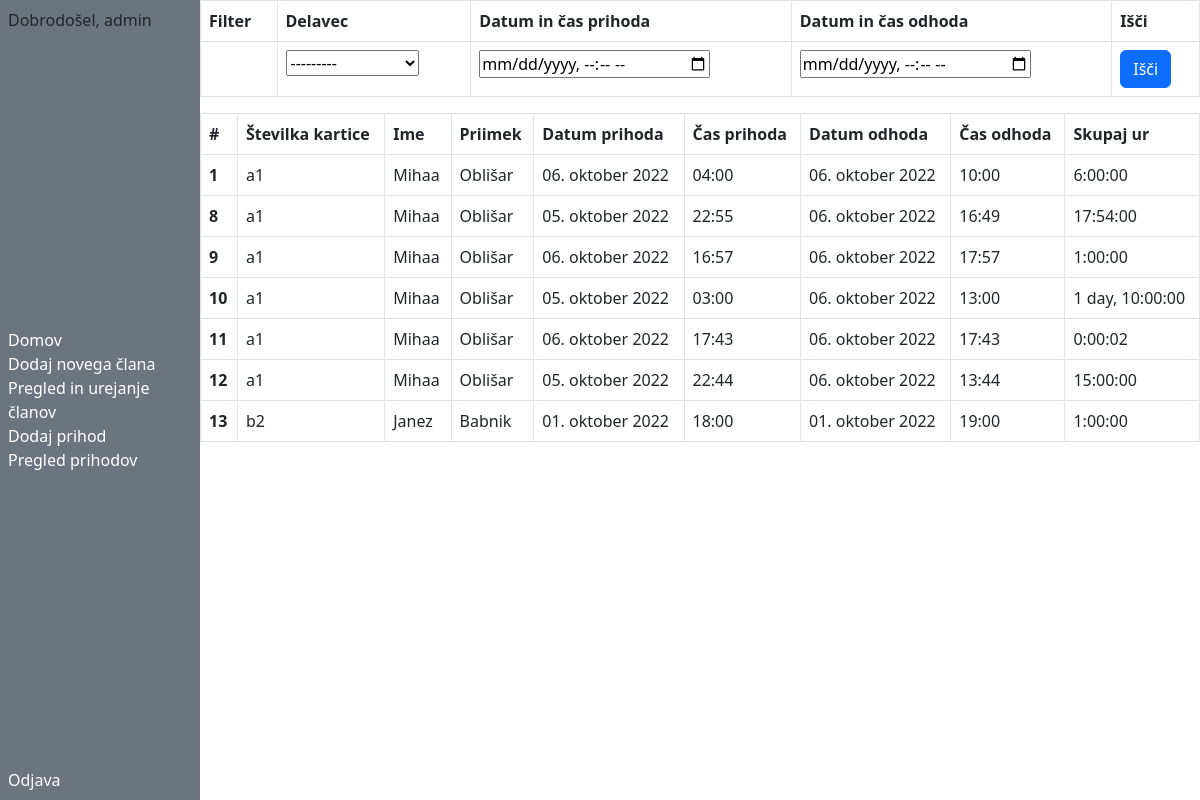
The page /evidence (signed in) on the database as committed earlier.
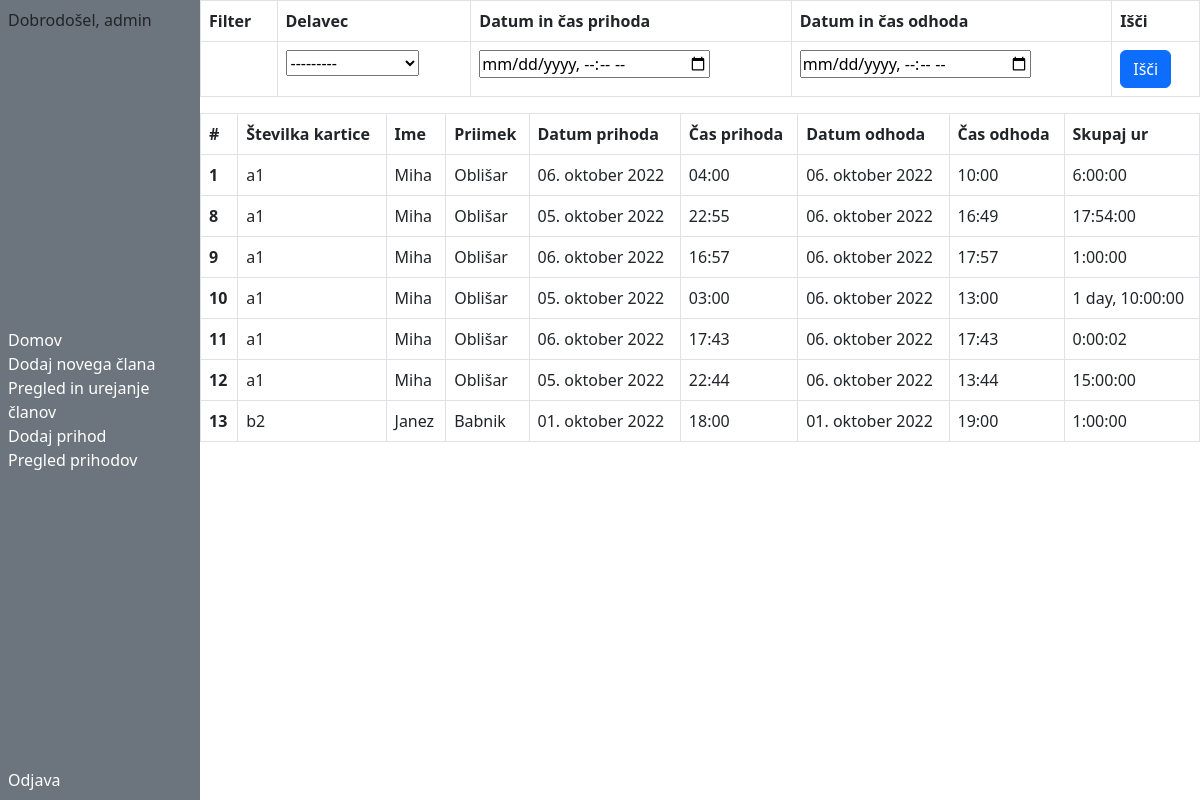
The same page on the database as committed later.
### workevidence/models.py (models this page shows, shortened)
class WorkEvidence(models.Model):
    worker = models.ForeignKey(Worker,on_delete=models.CASCADE)
    created_date = models.DateTimeField(default=timezone.now)
    start_date = models.DateTimeField(blank=True, null=True)
    end_date = models.DateTimeField(blank=True, null=True)
    @property
    def all_time(self):
        return self.end_date - self.start_date

class Worker(models.Model):
    first_name = models.CharField(max_length=20)
    last_name = models.CharField(max_length=20)
    date_of_birth = models.DateField(blank=True, null=True)
    card_id = models.CharField(max_length=20,blank=True,null=True,unique=True)
    created_date = models.DateTimeField(default=timezone.now)
    def __str__(self):
        return f'{self.first_name} {self.last_name}'

### workevidence/views.py (the view)
# urls.py: path('evidence', views.evidence, name='evidence'),
def evidence(request):
    context = WorkEvidence.objects.order_by('created_date')
    evidenceFilter = WorkEvidenceFilter(request.GET, queryset=context)
    context = evidenceFilter.qs
    return render(request, 'evidence.html', {'evidence': context, 'evidence_filter': evidenceFilter})

### workevidence/templates/evidence.html
{% extends "base.html"%} {% block content %}
<div>
  <table class="table table-bordered">
    <thead>
      <tr>
        <th scope="col">Filter</th>
        <th scope="col">Delavec</th>
        <th scope="col">Datum in čas prihoda</th>
        <th scope="col">Datum in čas odhoda</th>
        <th scope="col">Išči</th>
      </tr>
    </thead>
    <tbody>
      <tr>
        <form method="GET">
          <th scope="row"></th>
          <td>{{evidence_filter.form.worker}}</td>
          <td>{{evidence_filter.form.start_date}}</td>
          <td>{{evidence_filter.form.end_date}}</td>
          <td>
            <button class="btn btn-primary">Išči</button>
          </td>
        </form>
      </tr>
    </tbody>
  </table>
</div>
<div>
  <table class="table table-bordered">
    <thead>
      <tr>
        <th scope="col">#</th>
        <th scope="col">Številka kartice</th>
        <th scope="col">Ime</th>
        <th scope="col">Priimek</th>
        <th scope="col">Datum prihoda</th>
        <th scope="col">Čas prihoda</th>
        <th scope="col">Datum odhoda</th>
        <th scope="col">Čas odhoda</th>
        <th scope="col">Skupaj ur</th>
      </tr>
    </thead>
    <tbody>
      {% for evi in evidence %}
      <tr>
        <th scope="row">{{evi.id}}</th>
        <td>{{evi.worker.card_id}}</td>
        <td>{{evi.worker.first_name}}</td>
        <td>{{evi.worker.last_name}}</td>
        <td>{{evi.start_date.date}}</td>
        <td>{{evi.start_date.time}}</td>
        <td>{{evi.end_date.date}}</td>
        <td>{{evi.end_date.time}}</td>
        <td>{{evi.all_time}}</td>
      </tr>
      {% endfor %}
    </tbody>
  </table>
</div>
{%endblock%}

### workevidence/templates/base.html (shortened to what this page needs)
<!DOCTYPE html>
<html lang="en">
  <head>
    <link
      href="https://cdn.jsdelivr.net/npm/bootstrap@5.2.2/dist/css/bootstrap.min.css"
      rel="stylesheet"
    />
  </head>
  <body>
    <div class="vw-100 vh-100 d-flex flex-row">
      {% if user.is_authenticated %}
      <div
        class="col-2 bg-secondary d-flex flex-column align-content-center justify-content-between p-2"
      >
        <div>Dobrodošel, {{user}}</div>
        <div class="d-flex flex-column">
          <a href="{% url 'index' %}" class="text-white text-decoration-none"
          >Domov</a
        >
            <a href="{% url 'worker_new' %}" class="text-white text-decoration-none"
            >Dodaj novega člana</a>
            <a href="{% url 'workers' %}" class="text-white text-decoration-none"
            >Pregled in urejanje članov</a
          >
          <a href="{% url 'evidence_new' %}" class="text-white text-decoration-none"
            >Dodaj prihod</a
          >
          <a href="{% url 'evidence' %}"" class="text-white text-decoration-none"
            >Pregled prihodov</a
          >
        </div>
        <div>
          <a href="{% url 'logout' %}" class="text-white text-decoration-none"
            >Odjava</a
          >
        </div>
      </div>
      <div class="col-10">{% block content %} {% endblock %}</div>
      {% else %}
    </div>
    {% endif %}
  </body>
</html>

Rows that differ between the two databases and show on the page:
changed through a linked row, WorkEvidence id 1: worker.first_name "Mihaa" → "Miha"
changed through a linked row, WorkEvidence id 8: worker.first_name "Mihaa" → "Miha"
changed through a linked row, WorkEvidence id 9: worker.first_name "Mihaa" → "Miha"
changed through a linked row, WorkEvidence "1 day, 10:00:00": worker.first_name "Mihaa" → "Miha"
changed through a linked row, WorkEvidence id 11: worker.first_name "Mihaa" → "Miha"
changed through a linked row, WorkEvidence id 12: worker.first_name "Mihaa" → "Miha"
